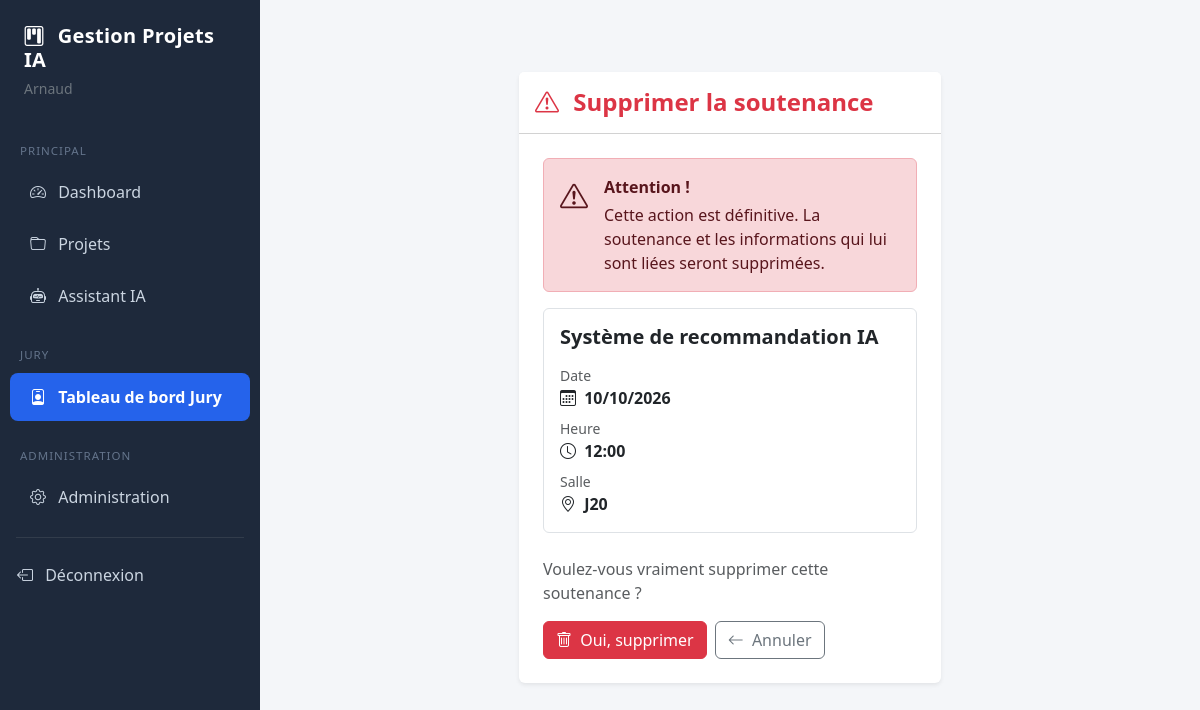
Page /jury/soutenance/1/supprimer/ (signed in) on the committed database.
### accounts/models.py (models this page shows, shortened)
class User(AbstractUser):
    class Role(models.TextChoices):
        ADMIN = "ADMIN", "Administrateur"
        ENSEIGNANT = "ENSEIGNANT", "Enseignant"
        ETUDIANT = "ETUDIANT", "Étudiant"
        JURY = "JURY", "Jury"
    role = models.CharField(
        max_length=20,
        choices=Role.choices,
        default=Role.ETUDIANT
    )
    telephone = models.CharField(max_length=20, blank=True, null=True)
    photo = models.ImageField(upload_to="photos/", blank=True, null=True)
    @property
    def is_admin(self):
        return self.role == self.Role.ADMIN or self.is_superuser

### jury/models.py (models this page shows, shortened)
class Soutenance(models.Model):
    class Statut(models.TextChoices):
        PLANIFIEE = "PLANIFIEE", "Planifiée"
        EN_COURS = "EN_COURS", "En cours"
        TERMINEE = "TERMINEE", "Terminée"
        ANNULEE = "ANNULEE", "Annulée"
    projet = models.ForeignKey(
        Projet,
        on_delete=models.CASCADE,
        related_name="soutenances"
    )
    date = models.DateField()
    heure = models.TimeField()
    salle = models.CharField(
        max_length=150
    )
    statut = models.CharField(
        max_length=20,
        choices=Statut.choices,
        default=Statut.PLANIFIEE
    )
    commentaire = models.TextField(
        blank=True
    )
    creee_par = models.ForeignKey(
        settings.AUTH_USER_MODEL,
        on_delete=models.SET_NULL,
        null=True,
        blank=True,
        related_name="soutenances_creees"
    )
    date_creation = models.DateTimeField(
        auto_now_add=True
    )
    date_modification = models.DateTimeField(
        auto_now=True
    )
    class Meta:
        ordering = ["date", "heure"]

### projets/models.py (models this page shows, shortened)
class Projet(models.Model):
    class Statut(models.TextChoices):
        PROPOSITION = "PROPOSITION", "Proposition"
        VALIDE = "VALIDE", "Validé"
        EQUIPE_AFFECTEE = "EQUIPE_AFFECTEE", "Équipe affectée"
        ENCADRANT_AFFECTE = "ENCADRANT_AFFECTE", "Encadrant affecté"
        EN_COURS = "EN_COURS", "En cours"
        LIVRABLES_SOUMIS = "LIVRABLES_SOUMIS", "Livrables soumis"
        VALIDATION_ENCADRANT = "VALIDATION_ENCADRANT", "Validation encadrant"
        SOUTENANCE = "SOUTENANCE", "Soutenance"
        EVALUE = "EVALUE", "Évalué"
        CLOTURE = "CLOTURE", "Clôturé"
        REFUSE = "REFUSE", "Refusé"
    titre = models.CharField(
        max_length=255
    )
    description = models.TextField()
    objectifs = models.TextField(
        blank=True
    )
    statut = models.CharField(
        max_length=30,
        choices=Statut.choices,
        default=Statut.PROPOSITION
    )
    progression = models.PositiveIntegerField(
        default=0
    )
    score_risque = models.PositiveIntegerField(
        default=0
    )
    date_debut = models.DateField(
        default=timezone.now
    )
    date_fin_prevue = models.DateField(
        null=True,
        blank=True
    )
    date_fin_reelle = models.DateField(
        null=True,
        blank=True
    )
    date_creation = models.DateTimeField(
        auto_now_add=True
    )
    date_modification = models.DateTimeField(
        auto_now=True
    )
    createur = models.ForeignKey(
        settings.AUTH_USER_MODEL,
        on_delete=models.CASCADE,
        related_name="projets_crees"
    )
    encadrant = models.ForeignKey(
        settings.AUTH_USER_MODEL,
        on_delete=models.SET_NULL,
        null=True,
        blank=True,
        related_name="projets_encadres",
        limit_choices_to={
            "role": "ENSEIGNANT"
        }
    )
    class Meta:
        ordering = [
            "-date_creation"
        ]

### jury/views.py (the view, shortened to what this page needs)
@login_required
def supprimer_soutenance(
    request,
    soutenance_id
):
    if not peut_gerer_soutenance(request.user):
        raise PermissionDenied(
            "Vous n'avez pas l'autorisation de supprimer cette soutenance."
        )
    soutenance = get_object_or_404(
        Soutenance,
        pk=soutenance_id
    )
    return render(
        request,
        "jury/confirmer_suppression.html",
        {
            "soutenance": soutenance
        }
    )

### jury/views.py (called while the page is built)
def peut_gerer_soutenance(user):
    if not user.is_authenticated:
        return False
    return (
        user.is_superuser
        or getattr(user, "role", None) in [
            "ADMIN",
            "ENSEIGNANT",
        ]
    )

### templates/jury/confirmer_suppression.html (shortened to what this page needs)
{% extends "base.html" %}
{% block content %}
<div class="container py-5">
    <div class="row justify-content-center">
        <div class="col-lg-6">
            <div class="card shadow-sm border-0">
                <div class="card-header bg-white py-3">
                    <h4 class="fw-bold text-danger mb-0">
                        <i class="bi bi-exclamation-triangle me-2"></i>
                        Supprimer la soutenance
                    </h4>
                </div>
                <div class="card-body p-4">
                    <div class="alert alert-danger">
                        <div class="d-flex">
                            <i class="bi bi-exclamation-triangle fs-3 me-3"></i>
                            <div>
                                <strong>
                                    Attention !
                                </strong>
                                <p class="mb-0 mt-1">
                                    Cette action est définitive.
                                    La soutenance et les informations qui lui sont liées
                                    seront supprimées.
                                </p>
                            </div>
                        </div>
                    </div>
                    <div class="border rounded p-3 mb-4">
                        <h5 class="fw-bold mb-3">
                            {{ soutenance.projet.titre }}
                        </h5>
                        <div class="mb-2">
                            <small class="text-muted d-block">
                                Date
                            </small>
                            <strong>
                                <i class="bi bi-calendar3 me-1"></i>
                                {{ soutenance.date|date:"d/m/Y" }}
                            </strong>
                        </div>
                        <div class="mb-2">
                            <small class="text-muted d-block">
                                Heure
                            </small>
                            <strong>
                                <i class="bi bi-clock me-1"></i>
                                {{ soutenance.heure|time:"H:i" }}
                            </strong>
                        </div>
                        <div>
                            <small class="text-muted d-block">
                                Salle
                            </small>
                            <strong>
                                <i class="bi bi-geo-alt me-1"></i>
                                {{ soutenance.salle }}
                            </strong>
                        </div>
                    </div>
                    <p class="text-muted">
                        Voulez-vous vraiment supprimer cette soutenance ?
                    </p>
                    <form method="post">
                        <div class="d-flex flex-wrap gap-2">
                            <button
                                type="submit"
                                class="btn btn-danger"
                            >
                                <i class="bi bi-trash me-1"></i>
                                Oui, supprimer
                            </button>
                            <a
                                href="{% url 'jury:detail_soutenance' soutenance.id %}"
                                class="btn btn-outline-secondary"
                            >
                                <i class="bi bi-arrow-left me-1"></i>
                                Annuler
                            </a>
                        </div>
                    </form>
                </div>
            </div>
        </div>
    </div>
</div>
{% endblock %}

### templates/base.html (shortened to what this page needs)
<!DOCTYPE html>
<html lang="fr">
<head>
    <link
        href="https://cdn.jsdelivr.net/npm/bootstrap@5.3.3/dist/css/bootstrap.min.css"
        rel="stylesheet"
    >
    <link
        href="https://cdn.jsdelivr.net/npm/bootstrap-icons@1.11.3/font/bootstrap-icons.min.css"
        rel="stylesheet"
    >
</head>
<body>
{% if user.is_authenticated %}
<aside
    class="sidebar"
    id="sidebar"
>
    <div class="p-4">
        <div class="d-flex justify-content-between align-items-start">
            <div>
                <h5 class="fw-bold sidebar-title mb-1 text-white">
                    <i class="bi bi-kanban me-2"></i>
                    Gestion Projets IA
                </h5>
                <small class="text-secondary">
                    {{ user.get_full_name|default:user.username }}
                </small>
            </div>
        </div>
    </div>
    <nav class="mt-2">
        <div class="menu-section">
            Principal
        </div>
        <a
            href="{% url 'dashboard' %}"
            class="{% if request.resolver_match.url_name == 'dashboard' %}active{% endif %}"
        >
            <i class="bi bi-speedometer2 me-2"></i>
            Dashboard
        </a>
        <a
            href="{% url 'liste_projets' %}"
            class="{% if 'projet' in request.resolver_match.url_name %}active{% endif %}"
        >
            <i class="bi bi-folder me-2"></i>
            Projets
        </a>
        <a href="{% url 'chatbot' %}">
            <i class="bi bi-robot me-2"></i>
            Assistant IA
        </a>
        {% if user.role == "JURY" or user.role == "ADMIN" or user.is_admin or user.is_superuser %}
            <div class="menu-section mt-3">
                Jury
            </div>
            <a
                href="{% url 'jury:dashboard' %}"
                class="jury-link {% if request.resolver_match.namespace == 'jury' %}active{% endif %}"
            >
                <i class="bi bi-person-badge me-2"></i>
                Tableau de bord Jury
            </a>
        {% endif %}
        {% if user.role == "ADMIN" or user.is_admin or user.is_superuser %}
            <div class="menu-section mt-3">
                Administration
            </div>
            <a
                href="/admin/"
                target="_blank"
            >
                <i class="bi bi-gear me-2"></i>
                Administration
            </a>
        {% endif %}
        <hr class="border-secondary mx-3">
        <form
            method="post"
            action="{% url 'logout' %}"
            class="d-inline"
        >
            <button
                type="submit"
                class="btn btn-link text-decoration-none text-start w-100 px-3 py-2"
                style="color: #cbd5e1 !important;"
            >
                <i class="bi bi-box-arrow-left me-2"></i>
                Déconnexion
            </button>
        </form>
    </nav>
</aside>
<main class="main-content">
    {% block content %}{% endblock %}
</main>
{% else %}
{% block auth_content %}{% endblock %}
{% endif %}
</body>
</html>

### templates/base.html (style rules this page uses)
body { background-color: #f4f6f9; overflow-x: hidden; }
.sidebar { width: 260px; min-height: 100vh; background: #1e293b; position: fixed; top: 0; left: 0; z-index: 1050; transition: transform 0.3s ease; overflow-y: auto; }
.sidebar a { color: #cbd5e1; text-decoration: none; display: block; padding: 12px 20px; border-radius: 8px; margin: 4px 10px; transition: all 0.2s ease; }
.sidebar a.active { background: #334155; color: white; font-weight: 600; }
.sidebar .jury-link { background: rgba(59, 130, 246, 0.12); color: #93c5fd; }
.sidebar .jury-link.active { background: #2563eb; color: white; }
.sidebar-title { letter-spacing: 0.3px; }
.menu-section { font-size: 0.72rem; text-transform: uppercase; letter-spacing: 1px; color: #64748b; padding: 10px 20px 5px; }
.main-content { margin-left: 260px; min-height: 100vh; padding: 24px; transition: margin-left 0.3s ease; }
.card { border: none; box-shadow: 0 2px 8px rgba(0, 0, 0, 0.06); }

### rows in the picture
User: get_full_name "Arnaud"
Soutenance: projet.titre "Système de recommandation IA", date "10/10/2026", heure "12:00", salle "J20"
